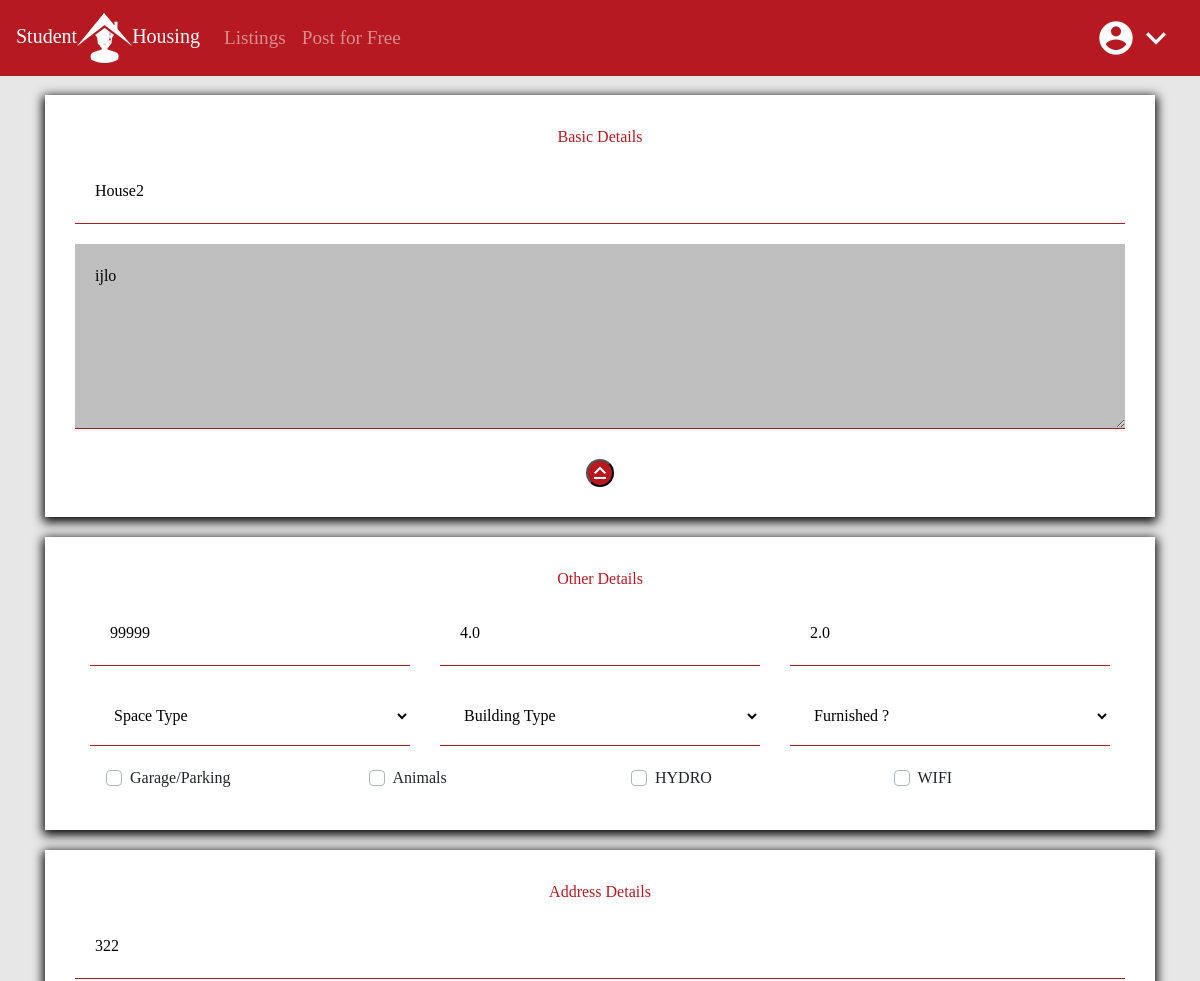
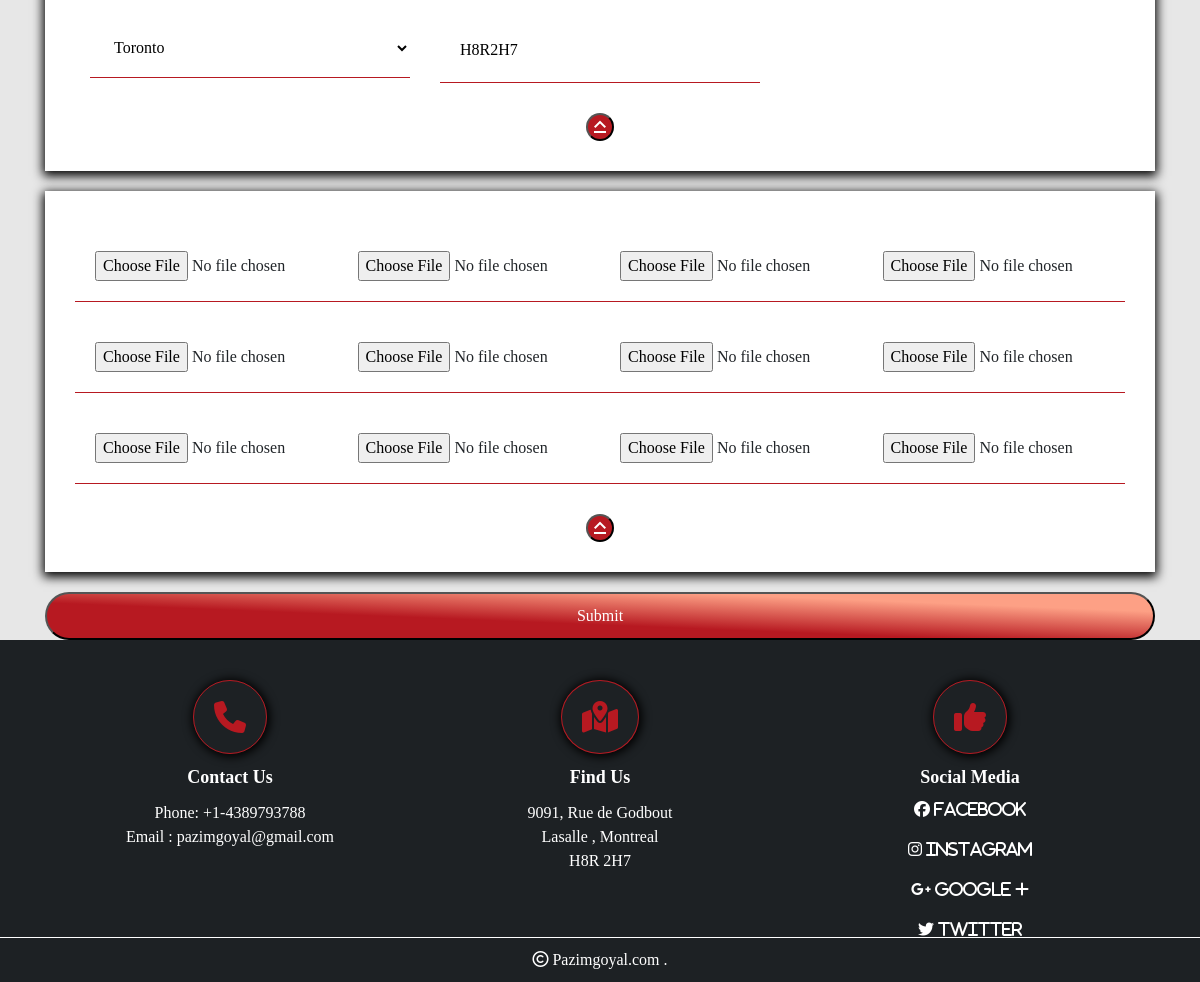
The page /edit/257 (signed in) on the database its author committed (2 pictures, top to bottom).
### listings/models.py (models this page shows)
class HouseListings(models.Model):
    title = models.CharField(max_length=200)
    description = models.TextField(blank=True)
    price = models.IntegerField()
    address = models.CharField(max_length=200, default="")
    city = models.CharField(max_length=10, choices=city)
    zipCode = models.CharField(max_length=10)
    building_type = models.CharField(choices=typeB, max_length=18)
    garage = models.BooleanField(default=False)
    space_given = models.CharField(choices=space, max_length=15)
    created_date = models.DateTimeField(default=timezone.now, blank=True)
    is_published = models.BooleanField(default=True)
    image1 = models.ImageField(upload_to='photos/%Y%m%d/', default="default.jpeg")
    image2 = models.ImageField(upload_to='photos/%Y%m%d/', blank=True)
    image3 = models.ImageField(upload_to='photos/%Y%mb%d/', blank=True)
    image4 = models.ImageField(upload_to='photos/%Y%m%d/', blank=True)
    image5 = models.ImageField(upload_to='photos/%Y%m%d/', blank=True)
    image6 = models.ImageField(upload_to='photos/%Y%m%d/', blank=True)
    image7 = models.ImageField(upload_to='photos/%Y%m%d/', blank=True)
    image8 = models.ImageField(upload_to='photos/%Y%m%d/', blank=True)
    image9 = models.ImageField(upload_to='photos/%Y%mb%d/', blank=True)
    image10 = models.ImageField(upload_to='photos/%Y%m%d/', blank=True)
    image11 = models.ImageField(upload_to='photos/%Y%m%d/', blank=True)
    image12 = models.ImageField(upload_to='photos/%Y%m%d/', blank=True)
    bathrooms = models.DecimalField(max_digits=2, default=1, decimal_places=1)
    electricityIncluded = models.BooleanField(default=False)
    wifiIncluded = models.BooleanField(default=False)
    animalsAllowed = models.BooleanField(default=False)
    furnished = models.TextField(choices=furnish)
    user = models.ForeignKey(User, on_delete=models.CASCADE)
    size = models.DecimalField(blank=True, decimal_places=1, max_digits=2, default=3.5)
    bathrooms = models.DecimalField(blank=True, decimal_places=1, max_digits=2, default=2)

### listings/views.py (the view)
# urls.py: path('edit/<int:request_id>', views.edit_listing, name='edit'),
def edit_listing(request, request_id):
    listing = get_object_or_404(HouseListings, pk=request_id)
    if listing.user == request.user:
        if request.method == 'POST':
            form = SaveData(request.POST, request.FILES, instance=listing)
            if form.is_valid():
                listing.save()
                return redirect('listings')
        else:
            form = SaveData()
        return render(request, 'add_listing.html',
                      {' form': form, 'listing': listing, 's': space_type_c, 'c': city_c, 'b': building_type_c,
                       'o': order_c,
                       'f': furnished_c})
    else:
        messages.error("You Cannot Edit This Listing")
        return redirect('dashboard')

### listings/forms.py
class SaveData(forms.ModelForm):
    class Meta:
        model = HouseListings
        exclude = ['created_date', 'user']

### templates/add_listing.html (shortened to what this page needs)
{% extends 'base.html' %}
{% block content %}
<div class="newAds container">
    <form method="POST" enctype="multipart/form-data"> {% csrf_token%}
            <div class="new_upload_card container">
                <div class="card-heading">Basic Details</div>
                <input type="text" name="title" placeholder="Title (keep it short and sweet) *" value="{{listing.title}}" required>
                <textarea name="description" placeholder="Your Description Please:-" rows="6"  value="{{listing.description}}">{{listing.description}}</textarea>
                <a href="#card2">
                    <button type="button" class="new_upload_button"><i class="material-icons">keyboard_capslock
                    </i></button>
                </a>
            </div>
            <div class="new_upload_card container" id="card2">
                <div class="card-heading">Other Details</div>
                <div class="row row-cols-3">
                    <div class="col-lg-4">
                        <input type="text" name="price" placeholder="Price / Month  *" required  value="{{listing.price}}">
                    </div>
                    <div class="col-4">
                        <input type="number" step="0.5" name="size" class="input-form-txt" placeholder="size (3.5 , 5.5)" max="20" min="0.5"  value="{{listing.size}}">
                    </div>
                    <div class="col-4">
                        <input type="number" step="0.5" name="bathroom" class="input-form-txt" placeholder="Bathrooms (1, 1.5)" max="20" min="1"   value="{{listing.bathrooms}}">
                    </div>
                    <div class="col-4">
                        <select class="input-form-dpd" name="space_given">
                            {% for i,j in s.items %}
                        <option value="{{i}}" {%if i == listing.space_given %} selected {%endif%}>{{j}}</option>
                        {%endfor%}
                        </select></div>
                    <div class="col-4">
                        <select class="input-form-dpd" name="building_type">
    {% for i,j in b.items %}
                        <option value="{{i}}" {%if i == listing.building_type %} selected {%endif%}>{{j}}</option>
                        {%endfor%}
                        </select></div>
                    <div class="col-4">
                        <select class="input-form-dpd" name="furnished">
    {% for i,j in f.items %}
                        <option value="{{i}}" {%if i == listing.furnished %} selected {%endif%}>{{j}}</option>
                        {%endfor%}
                        </select></div>
                    <div class="col-3">
                        <div class=" custom-checkbox input-form-cb">
                            <label class="custom-control-label" for="Garage">Garage/Parking</label>
                        </div>
                    </div>
                    <div class="col-3">
                        <div class=" custom-checkbox input-form-cb">
                            <label class="custom-control-label" for="animals">Animals</label>
                        </div>
                    </div>
                    <div class="col-3">
                        <div class=" custom-checkbox input-form-cb">
                            <label class="custom-control-label" for="hydro">HYDRO</label>
                        </div>
                    </div>
                    <div class="col-3">
                        <div class=" custom-checkbox input-form-cb">
                            <label class="custom-control-label" for="wifi">WIFI</label>
                        </div>
                    </div>
                </div>
            </div>
            <div class="new_upload_card container">
                <div class="card-heading">Address Details</div>
                <input type="text" name="address" placeholder="Your Address *" required   value="{{listing.address}}">
                <div class="row row-cols-3">
                    <div class="col-4">
                        <select class="input-form-dpd" name="city">
     {% for i,j in c.items %}
                        <option value="{{i}}" {%if i == listing.city %} selected {%endif%}>{{j}}</option>
                        {%endfor%}
                       </select>
                    </div>
                    <div class="col-4">
                        <input type="text" name="zipCode" placeholder="ZIP CODE  (A1A1A1) *" required   value="{{listing.zipCode}}">
                    </div>
                </div>
                <a href="#card4">
                    <button type="button" class="new_upload_button"><i class="material-icons">keyboard_capslock
                    </i></button>
                </a>
            </div>
            <div class="new_upload_card" id="card4">
                <div class="images row row-cols-xl-4 ">
                    <input name="image1" type="file" accept="image/*" >
                    <input name="image2" type="file" accept="image/*">
                    <input name="image3" type="file" accept="image/*">
                    <input name="image4" type="file" accept="image/*">
                    <input name="image5" type="file" accept="image/*">
                    <input name="image6" type="file" accept="image/*">
                    <input name="image7" type="file" accept="image/*">
                    <input name="image8" type="file" accept="image/*">
                    <input name="image9" type="file" accept="image/*">
                    <input name="image10" type="file" accept="image/*">
                    <input name="image11" type="file" accept="image/*">
                    <input name="image12" type="file" accept="image/*">
                </div>
                <button type="button" class="new_upload_button"><i class="material-icons">keyboard_capslock
                </i></button>
            </div>
            <input type="submit" value="Submit" class="submit">
    </form>
</div>
{%endblock%}

### StudentHomes/static/css/style1.css (style rules this page uses)
* { max-width: 100%; margin: 0px; padding: 0px; }
body { background: #e7e7e7; font-family: 'Vollkorn', serif; padding-top: 75px; }
.row { margin-left: 0px; margin-right: 0px; }
.input-form-txt, .input-form-dpd { width: 100%; padding: 10px; background-color: rgba(255, 255, 255, .7); border: none; }
.input-form-cb { width: 100%; padding: 10px; padding-left: 40px; background-color: rgba(255, 255, 255, .5); border: none; }
.requestDetails input, textarea { width: 100%; border: none; margin-top: 10px; border-bottom: 1px solid #b71921; padding: 10px; background-color: rgba(0, 0, 0, .25); }
.new_upload_card { background-color: #fff; box-shadow: 0px 3px 10px 2px #000; padding: 30px; margin-top: 20px; margin-bottom: 20px; }
.new_upload_button { display: block; margin: auto; text-decoration: none; margin-top: 20px; border-radius: 50%; background-color: #b71921; color: #fff; overflow: hidden; transition: transform 1s; }
.new_upload_card input, .new_upload_card textarea, .new_upload_card select { border: none; border-bottom: 1px solid #b71921; border-radius: 0px; width: 100%; padding: 20px; margin: 10px 0px; }
.newAds input[type="submit"] { width: 100%; text-align: center; background: linear-gradient(to top right, #b71921 40%, #fda085 80%); border-radius: 40px; padding: 10px; color: #fff; }
.new_upload_card .card-heading { text-align: center; color: #b71921; }

### rows shown on the page
HouseListings: title "House2", description "ijlo", price "99999", size "4.0", bathroom "2.0", space_given "Space Type", building_type "Building Type", furnished "Furnished ?", address "322", city "Toronto", zipCode "H8R2H7"
